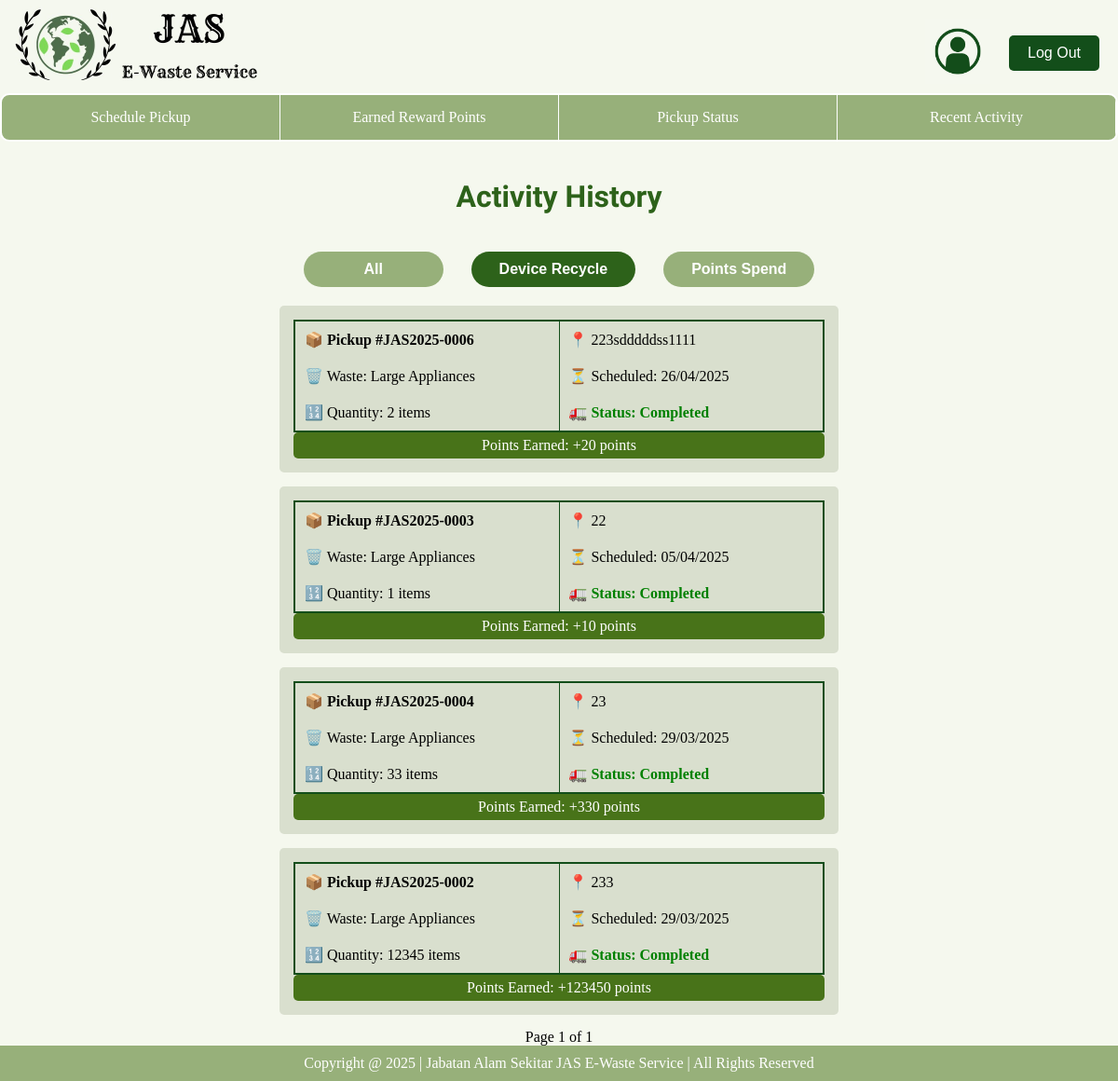
Page /customer/history-device/ (signed in) on the earlier database version.
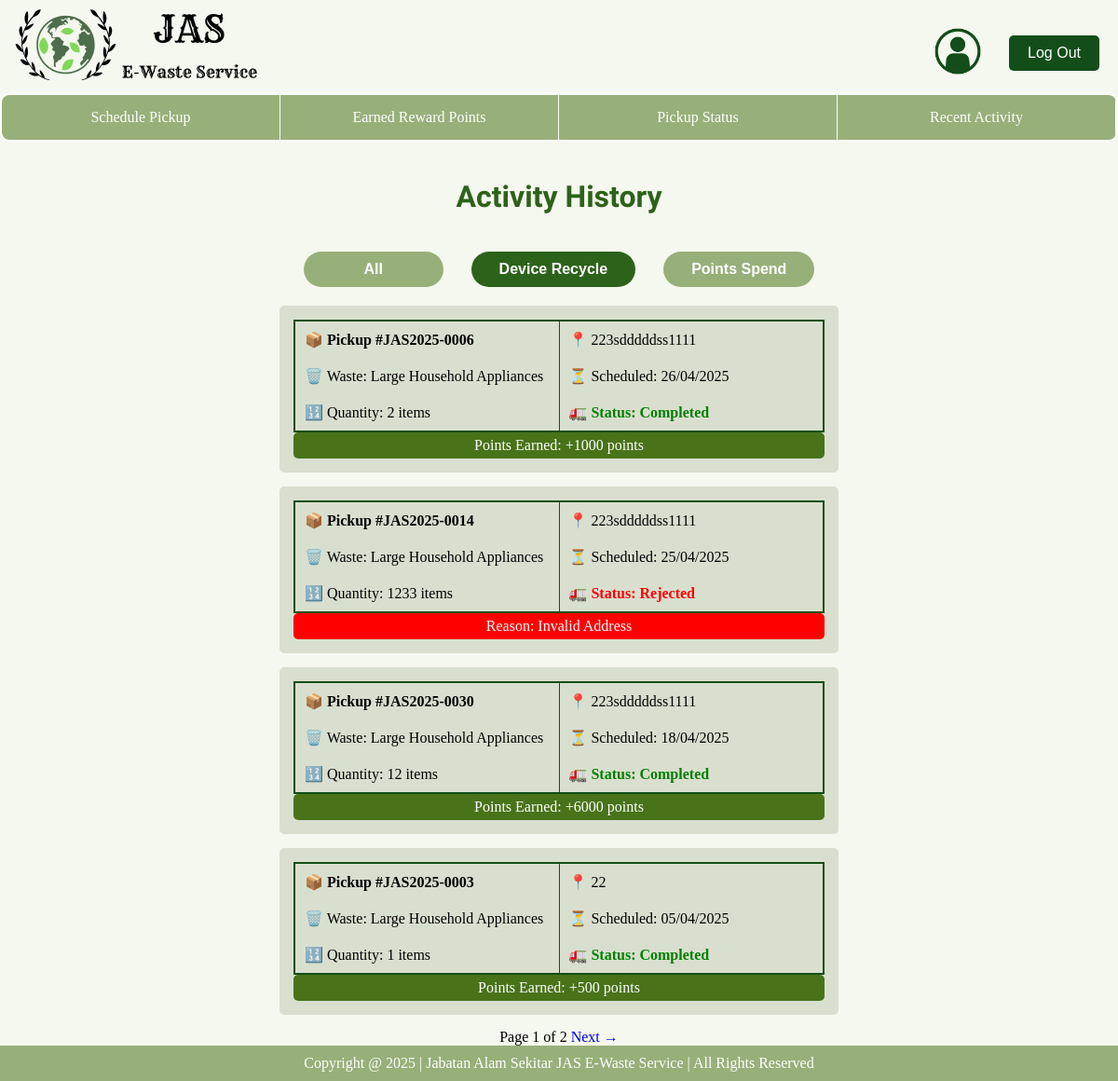
Same page on the later database version.
### database/models.py (models this page shows, shortened)
class ScheduleRequest(models.Model):
    requestID = models.CharField(primary_key=True, max_length=200)
    customer = models.ForeignKey(Customer, on_delete=models.CASCADE)
    category = models.ForeignKey(ItemCategory, on_delete=models.CASCADE)
    quantity = models.IntegerField()
    weight = models.TextField()
    date = models.DateField()
    time = models.TimeField()
    address = models.TextField()
    status = models.CharField(max_length=50, default="Pending")
    rejectedReason = models.ForeignKey(Reason, on_delete=models.CASCADE, null=True, blank=True)
    driver = models.ForeignKey(Driver, on_delete=models.CASCADE, null=True, blank=True)
    operator = models.ForeignKey(Operator, on_delete=models.CASCADE, null=True, blank=True)
    trackingnumber = models.CharField(max_length=200, unique=True)

### customer/views.py (the view)
# urls.py: path('history-device/', device_recycled, name='device_recycled'), #Activity History - Recycled Device
def device_recycled(request):
    customerID = request.session.get('user_id')
    pickup_requests = (ScheduleRequest.objects.filter(
                        Q(status='Completed') | Q(status='Rejected'),
                        customer__customerID=customerID)
                       .select_related('category')
                       .values('trackingnumber', 'address', 'category__itemType', 'date', 'quantity', 'status', 'rejectedReason__reason')
                       .annotate(total=F('quantity') * F('category__pointsGiven')) #this here is to calculate the total points using F()
                       .order_by('-date', '-time') # order by date
                        )
    pagination = Paginator(pickup_requests, 4) # limit 4 data per page
    page = request.GET.get('page') #keep track on what page is the user in
    devices = pagination.get_page(page)
    if not devices.object_list:
        return render(request, 'customer/activityHis-Device.html', {"Empty": True})
    return render(request, 'customer/activityHis-Device.html', {"historyPages": devices})

### customer/templates/customer/activityHis-Device.html (shortened to what this page needs)
{% extends 'customer/base_customer.html' %}
{% load static %}
{% block extra_css %}
    <link rel="stylesheet" href="{% static 'css/activityHis-Device.css' %}">
{% endblock %}
{% block content %}
<body>
    <h1 class="title">Activity History</h1>
    <div class="btn-container">
        <a href="{% url 'customer:history_all' %}">
            <button class="tab-btn">All</button>
        </a>
        <a href="{% url 'customer:device_recycled' %}">
            <button class="tab-btn active">Device Recycle</button>
        </a>
        <a href="{% url 'customer:voucher_redeemed' %}">
            <button class="tab-btn">Points Spend</button>
        </a>
    </div>
    {% for request in historyPages %}
        <div class="activity-container">
            <div class="activity-box">
                <table>
                    <tr>
                        <td>📦 <strong>Pickup {{ request.trackingnumber }}</strong></td>
                        <td>📍 {{ request.address}}</td>
                    </tr>
                    <tr>
                        <td>🗑️ Waste: {{ request.category__itemType }}</td>
                        <td>⏳ Scheduled: {{ request.date|date:"d/m/Y" }}</td>
                    </tr>
                    <tr>
                        <td>🔢 Quantity: {{ request.quantity }} items</td>
                        {% if request.status == 'Completed' %}
                            <td>🚛 <span class="status completed">Status: Completed</span></td>
                        {% else %}
                            <td>🚛 <span class="status rejected">Status: Rejected</span></td>
                        {% endif %}
                    </tr>
                </table>
            {% if request.status == 'Completed' %}
                <div class="points-earned">Points Earned: +{{ request.total }} points</div>
            {% else %}
                <div class="reason">Reason: {{ request.rejectedReason__reason }}</div>
            {% endif %}
            </div>
        </div>
    {% endfor %}
    <div>
        {% if not Empty %}
            <span>Page {{ historyPages.number }} of {{ historyPages.paginator.num_pages }}</span>
            {% if historyPages.has_next %}
                <a href="?page={{ historyPages.next_page_number }}" style="text-decoration:none;">Next &rarr; </a>
            {% endif %}
        {% else %}
            <p>No History Available</p>
        {% endif %}
    </div>
</body>
{% endblock %}

Differences in the rows shown:
no longer on this page (row unchanged): ScheduleRequest: trackingnumber "#JAS2025-0004", address "23", category__itemType "Large Appliances", date "29/03/2025", quantity "33", shows "Status: Completed", total "330"
no longer on this page (row unchanged): ScheduleRequest: trackingnumber "#JAS2025-0002", address "233", category__itemType "Large Appliances", date "29/03/2025", quantity "12345", shows "Status: Completed", total "123450"
computed for ScheduleRequest "#JAS2025-0006": category__itemType "Large Appliances" → "Large Household Appliances"; total "20" → "1000"
added ScheduleRequest: trackingnumber "#JAS2025-0014", address "223sdddddss1111", category__itemType "Large Household Appliances", date "25/04/2025", quantity "1233", shows "Status: Rejected", rejectedReason__reason "Invalid Address"
added ScheduleRequest: trackingnumber "#JAS2025-0030", address "223sdddddss1111", category__itemType "Large Household Appliances", date "18/04/2025", quantity "12", shows "Status: Completed", total "6000"
computed for ScheduleRequest "#JAS2025-0003": category__itemType "Large Appliances" → "Large Household Appliances"; total "10" → "500"
Other differences:
{{ historyPages.paginator.num_pages }}: "1" → "2"
text now shown: "Next →"
